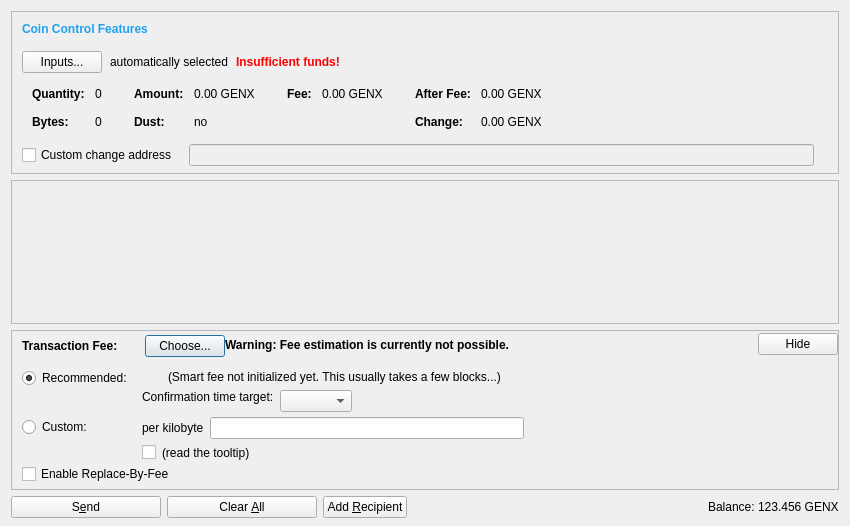
<?xml version="1.0" encoding="UTF-8"?>
<ui version="4.0">
 <class>SendCoinsDialog</class>
 <widget class="QDialog" name="SendCoinsDialog">
  <property name="geometry">
   <rect>
    <x>0</x>
    <y>0</y>
    <width>850</width>
    <height>526</height>
   </rect>
  </property>
  <property name="windowTitle">
   <string>Send Coins</string>
  </property>
  <layout class="QVBoxLayout" name="verticalLayout" stretch="0,1,0,0">
   <property name="bottomMargin">
    <number>8</number>
   </property>
   <item>
    <widget class="QFrame" name="frameCoinControl">
     <property name="sizePolicy">
      <sizepolicy hsizetype="Expanding" vsizetype="Expanding">
       <horstretch>0</horstretch>
       <verstretch>0</verstretch>
      </sizepolicy>
     </property>
     <property name="maximumSize">
      <size>
       <width>16777215</width>
       <height>16777215</height>
      </size>
     </property>
     <property name="frameShape">
      <enum>QFrame::StyledPanel</enum>
     </property>
     <property name="frameShadow">
      <enum>QFrame::Sunken</enum>
     </property>
     <layout class="QVBoxLayout" name="verticalLayoutCoinControl2">
      <property name="spacing">
       <number>0</number>
      </property>
      <property name="leftMargin">
       <number>0</number>
      </property>
      <property name="topMargin">
       <number>0</number>
      </property>
      <property name="rightMargin">
       <number>0</number>
      </property>
      <property name="bottomMargin">
       <number>6</number>
      </property>
      <item>
       <layout class="QVBoxLayout" name="verticalLayoutCoinControl" stretch="0,0,0,0,1">
        <property name="spacing">
         <number>0</number>
        </property>
        <property name="leftMargin">
         <number>10</number>
        </property>
        <property name="topMargin">
         <number>10</number>
        </property>
        <item>
         <layout class="QHBoxLayout" name="horizontalLayoutCoinControl1">
          <property name="bottomMargin">
           <number>15</number>
          </property>
          <item>
           <widget class="QLabel" name="labelCoinControlFeatures">
            <property name="sizePolicy">
             <sizepolicy hsizetype="Preferred" vsizetype="Maximum">
              <horstretch>0</horstretch>
              <verstretch>0</verstretch>
             </sizepolicy>
            </property>
            <property name="font">
             <font>
              <weight>75</weight>
              <bold>true</bold>
             </font>
            </property>
            <property name="styleSheet">
             <string notr="true">font-weight:bold; color: #1EA1EF;</string>
            </property>
            <property name="text">
             <string>Coin Control Features</string>
            </property>
           </widget>
          </item>
         </layout>
        </item>
        <item>
         <layout class="QHBoxLayout" name="horizontalLayoutCoinControl2" stretch="0,0,0,0">
          <property name="spacing">
           <number>8</number>
          </property>
          <property name="bottomMargin">
           <number>10</number>
          </property>
          <item>
           <widget class="QPushButton" name="pushButtonCoinControl">
            <property name="styleSheet">
             <string notr="true"/>
            </property>
            <property name="text">
             <string>Inputs...</string>
            </property>
            <property name="autoDefault">
             <bool>false</bool>
            </property>
           </widget>
          </item>
          <item>
           <widget class="QLabel" name="labelCoinControlAutomaticallySelected">
            <property name="text">
             <string>automatically selected</string>
            </property>
            <property name="margin">
             <number>5</number>
            </property>
           </widget>
          </item>
          <item>
           <widget class="QLabel" name="labelCoinControlInsuffFunds">
            <property name="font">
             <font>
              <weight>75</weight>
              <bold>true</bold>
             </font>
            </property>
            <property name="styleSheet">
             <string notr="true">color:red;font-weight:bold;</string>
            </property>
            <property name="text">
             <string>Insufficient funds!</string>
            </property>
            <property name="margin">
             <number>5</number>
            </property>
           </widget>
          </item>
          <item>
           <spacer name="horizontalSpacerCoinControl">
            <property name="orientation">
             <enum>Qt::Horizontal</enum>
            </property>
            <property name="sizeHint" stdset="0">
             <size>
              <width>40</width>
              <height>1</height>
             </size>
            </property>
           </spacer>
          </item>
         </layout>
        </item>
        <item>
         <widget class="QWidget" name="widgetCoinControl" native="true">
          <property name="sizePolicy">
           <sizepolicy hsizetype="Preferred" vsizetype="Preferred">
            <horstretch>0</horstretch>
            <verstretch>0</verstretch>
           </sizepolicy>
          </property>
          <property name="minimumSize">
           <size>
            <width>0</width>
            <height>0</height>
           </size>
          </property>
          <property name="styleSheet">
           <string notr="true"/>
          </property>
          <layout class="QHBoxLayout" name="horizontalLayoutCoinControl5">
           <property name="leftMargin">
            <number>0</number>
           </property>
           <property name="topMargin">
            <number>0</number>
           </property>
           <property name="rightMargin">
            <number>0</number>
           </property>
           <property name="bottomMargin">
            <number>0</number>
           </property>
           <item>
            <layout class="QHBoxLayout" name="horizontalLayoutCoinControl3" stretch="0,0,0,1">
             <property name="spacing">
              <number>20</number>
             </property>
             <property name="topMargin">
              <number>0</number>
             </property>
             <property name="bottomMargin">
              <number>10</number>
             </property>
             <item>
              <layout class="QFormLayout" name="formLayoutCoinControl1">
               <property name="horizontalSpacing">
                <number>10</number>
               </property>
               <property name="verticalSpacing">
                <number>14</number>
               </property>
               <property name="leftMargin">
                <number>10</number>
               </property>
               <property name="topMargin">
                <number>4</number>
               </property>
               <property name="rightMargin">
                <number>6</number>
               </property>
               <item row="0" column="0">
                <widget class="QLabel" name="labelCoinControlQuantityText">
                 <property name="font">
                  <font>
                   <weight>75</weight>
                   <bold>true</bold>
                  </font>
                 </property>
                 <property name="text">
                  <string>Quantity:</string>
                 </property>
                 <property name="margin">
                  <number>0</number>
                 </property>
                </widget>
               </item>
               <item row="0" column="1">
                <widget class="QLabel" name="labelCoinControlQuantity">
                 <property name="cursor">
                  <cursorShape>IBeamCursor</cursorShape>
                 </property>
                 <property name="contextMenuPolicy">
                  <enum>Qt::ActionsContextMenu</enum>
                 </property>
                 <property name="text">
                  <string notr="true">0</string>
                 </property>
                 <property name="margin">
                  <number>0</number>
                 </property>
                 <property name="textInteractionFlags">
                  <set>Qt::LinksAccessibleByMouse|Qt::TextSelectableByKeyboard|Qt::TextSelectableByMouse</set>
                 </property>
                </widget>
               </item>
               <item row="1" column="0">
                <widget class="QLabel" name="labelCoinControlBytesText">
                 <property name="font">
                  <font>
                   <weight>75</weight>
                   <bold>true</bold>
                  </font>
                 </property>
                 <property name="text">
                  <string>Bytes:</string>
                 </property>
                </widget>
               </item>
               <item row="1" column="1">
                <widget class="QLabel" name="labelCoinControlBytes">
                 <property name="cursor">
                  <cursorShape>IBeamCursor</cursorShape>
                 </property>
                 <property name="contextMenuPolicy">
                  <enum>Qt::ActionsContextMenu</enum>
                 </property>
                 <property name="text">
                  <string notr="true">0</string>
                 </property>
                 <property name="textInteractionFlags">
                  <set>Qt::LinksAccessibleByMouse|Qt::TextSelectableByKeyboard|Qt::TextSelectableByMouse</set>
                 </property>
                </widget>
               </item>
              </layout>
             </item>
             <item>
              <layout class="QFormLayout" name="formLayoutCoinControl2">
               <property name="horizontalSpacing">
                <number>10</number>
               </property>
               <property name="verticalSpacing">
                <number>14</number>
               </property>
               <property name="leftMargin">
                <number>6</number>
               </property>
               <property name="topMargin">
                <number>4</number>
               </property>
               <property name="rightMargin">
                <number>6</number>
               </property>
               <item row="0" column="0">
                <widget class="QLabel" name="labelCoinControlAmountText">
                 <property name="font">
                  <font>
                   <weight>75</weight>
                   <bold>true</bold>
                  </font>
                 </property>
                 <property name="text">
                  <string>Amount:</string>
                 </property>
                 <property name="margin">
                  <number>0</number>
                 </property>
                </widget>
               </item>
               <item row="0" column="1">
                <widget class="QLabel" name="labelCoinControlAmount">
                 <property name="cursor">
                  <cursorShape>IBeamCursor</cursorShape>
                 </property>
                 <property name="contextMenuPolicy">
                  <enum>Qt::ActionsContextMenu</enum>
                 </property>
                 <property name="text">
                  <string notr="true">0.00 GENX</string>
                 </property>
                 <property name="textInteractionFlags">
                  <set>Qt::LinksAccessibleByMouse|Qt::TextSelectableByKeyboard|Qt::TextSelectableByMouse</set>
                 </property>
                </widget>
               </item>
               <item row="1" column="0">
                <widget class="QLabel" name="labelCoinControlLowOutputText">
                 <property name="font">
                  <font>
                   <weight>75</weight>
                   <bold>true</bold>
                  </font>
                 </property>
                 <property name="text">
                  <string>Dust:</string>
                 </property>
                </widget>
               </item>
               <item row="1" column="1">
                <widget class="QLabel" name="labelCoinControlLowOutput">
                 <property name="cursor">
                  <cursorShape>IBeamCursor</cursorShape>
                 </property>
                 <property name="contextMenuPolicy">
                  <enum>Qt::ActionsContextMenu</enum>
                 </property>
                 <property name="text">
                  <string notr="true">no</string>
                 </property>
                 <property name="textInteractionFlags">
                  <set>Qt::LinksAccessibleByMouse|Qt::TextSelectableByKeyboard|Qt::TextSelectableByMouse</set>
                 </property>
                </widget>
               </item>
              </layout>
             </item>
             <item>
              <layout class="QFormLayout" name="formLayoutCoinControl3">
               <property name="horizontalSpacing">
                <number>10</number>
               </property>
               <property name="verticalSpacing">
                <number>14</number>
               </property>
               <property name="leftMargin">
                <number>6</number>
               </property>
               <property name="topMargin">
                <number>4</number>
               </property>
               <property name="rightMargin">
                <number>6</number>
               </property>
               <item row="0" column="0">
                <widget class="QLabel" name="labelCoinControlFeeText">
                 <property name="font">
                  <font>
                   <weight>75</weight>
                   <bold>true</bold>
                  </font>
                 </property>
                 <property name="text">
                  <string>Fee:</string>
                 </property>
                 <property name="margin">
                  <number>0</number>
                 </property>
                </widget>
               </item>
               <item row="0" column="1">
                <widget class="QLabel" name="labelCoinControlFee">
                 <property name="cursor">
                  <cursorShape>IBeamCursor</cursorShape>
                 </property>
                 <property name="contextMenuPolicy">
                  <enum>Qt::ActionsContextMenu</enum>
                 </property>
                 <property name="text">
                  <string notr="true">0.00 GENX</string>
                 </property>
                 <property name="textInteractionFlags">
                  <set>Qt::LinksAccessibleByMouse|Qt::TextSelectableByKeyboard|Qt::TextSelectableByMouse</set>
                 </property>
                </widget>
               </item>
              </layout>
             </item>
             <item>
              <layout class="QFormLayout" name="formLayoutCoinControl4">
               <property name="horizontalSpacing">
                <number>10</number>
               </property>
               <property name="verticalSpacing">
                <number>14</number>
               </property>
               <property name="leftMargin">
                <number>6</number>
               </property>
               <property name="topMargin">
                <number>4</number>
               </property>
               <property name="rightMargin">
                <number>6</number>
               </property>
               <item row="0" column="0">
                <widget class="QLabel" name="labelCoinControlAfterFeeText">
                 <property name="font">
                  <font>
                   <weight>75</weight>
                   <bold>true</bold>
                  </font>
                 </property>
                 <property name="text">
                  <string>After Fee:</string>
                 </property>
                 <property name="margin">
                  <number>0</number>
                 </property>
                </widget>
               </item>
               <item row="0" column="1">
                <widget class="QLabel" name="labelCoinControlAfterFee">
                 <property name="cursor">
                  <cursorShape>IBeamCursor</cursorShape>
                 </property>
                 <property name="contextMenuPolicy">
                  <enum>Qt::ActionsContextMenu</enum>
                 </property>
                 <property name="text">
                  <string notr="true">0.00 GENX</string>
                 </property>
                 <property name="textInteractionFlags">
                  <set>Qt::LinksAccessibleByMouse|Qt::TextSelectableByKeyboard|Qt::TextSelectableByMouse</set>
                 </property>
                </widget>
               </item>
               <item row="1" column="0">
                <widget class="QLabel" name="labelCoinControlChangeText">
                 <property name="font">
                  <font>
                   <weight>75</weight>
                   <bold>true</bold>
                  </font>
                 </property>
                 <property name="text">
                  <string>Change:</string>
                 </property>
                </widget>
               </item>
               <item row="1" column="1">
                <widget class="QLabel" name="labelCoinControlChange">
                 <property name="cursor">
                  <cursorShape>IBeamCursor</cursorShape>
                 </property>
                 <property name="contextMenuPolicy">
                  <enum>Qt::ActionsContextMenu</enum>
                 </property>
                 <property name="text">
                  <string notr="true">0.00 GENX</string>
                 </property>
                 <property name="textInteractionFlags">
                  <set>Qt::LinksAccessibleByMouse|Qt::TextSelectableByKeyboard|Qt::TextSelectableByMouse</set>
                 </property>
                </widget>
               </item>
              </layout>
             </item>
            </layout>
           </item>
          </layout>
         </widget>
        </item>
        <item>
         <layout class="QHBoxLayout" name="horizontalLayoutCoinControl4" stretch="0,0,0">
          <property name="spacing">
           <number>12</number>
          </property>
          <property name="sizeConstraint">
           <enum>QLayout::SetDefaultConstraint</enum>
          </property>
          <property name="topMargin">
           <number>5</number>
          </property>
          <property name="rightMargin">
           <number>5</number>
          </property>
          <item>
           <widget class="QCheckBox" name="checkBoxCoinControlChange">
            <property name="toolTip">
             <string>If this is activated, but the change address is empty or invalid, change will be sent to a newly generated address.</string>
            </property>
            <property name="text">
             <string>Custom change address</string>
            </property>
           </widget>
          </item>
          <item>
           <widget class="QValidatedLineEdit" name="lineEditCoinControlChange">
            <property name="enabled">
             <bool>false</bool>
            </property>
            <property name="sizePolicy">
             <sizepolicy hsizetype="Expanding" vsizetype="Fixed">
              <horstretch>0</horstretch>
              <verstretch>0</verstretch>
             </sizepolicy>
            </property>
           </widget>
          </item>
          <item>
           <widget class="QLabel" name="labelCoinControlChangeLabel">
            <property name="sizePolicy">
             <sizepolicy hsizetype="Preferred" vsizetype="Expanding">
              <horstretch>0</horstretch>
              <verstretch>0</verstretch>
             </sizepolicy>
            </property>
            <property name="minimumSize">
             <size>
              <width>0</width>
              <height>0</height>
             </size>
            </property>
            <property name="text">
             <string/>
            </property>
            <property name="margin">
             <number>3</number>
            </property>
           </widget>
          </item>
         </layout>
        </item>
        <item>
         <spacer name="verticalSpacerCoinControl">
          <property name="orientation">
           <enum>Qt::Vertical</enum>
          </property>
          <property name="sizeHint" stdset="0">
           <size>
            <width>800</width>
            <height>1</height>
           </size>
          </property>
         </spacer>
        </item>
       </layout>
      </item>
     </layout>
    </widget>
   </item>
   <item>
    <widget class="QScrollArea" name="scrollArea">
     <property name="widgetResizable">
      <bool>true</bool>
     </property>
     <widget class="QWidget" name="scrollAreaWidgetContents">
      <property name="geometry">
       <rect>
        <x>0</x>
        <y>0</y>
        <width>830</width>
        <height>104</height>
       </rect>
      </property>
      <layout class="QVBoxLayout" name="verticalLayout_2" stretch="0,1">
       <property name="leftMargin">
        <number>0</number>
       </property>
       <property name="topMargin">
        <number>0</number>
       </property>
       <property name="rightMargin">
        <number>0</number>
       </property>
       <property name="bottomMargin">
        <number>0</number>
       </property>
       <item>
        <layout class="QVBoxLayout" name="entries">
         <property name="spacing">
          <number>6</number>
         </property>
        </layout>
       </item>
       <item>
        <spacer name="verticalSpacer">
         <property name="orientation">
          <enum>Qt::Vertical</enum>
         </property>
         <property name="sizeHint" stdset="0">
          <size>
           <width>20</width>
           <height>40</height>
          </size>
         </property>
        </spacer>
       </item>
      </layout>
     </widget>
    </widget>
   </item>
   <item>
    <widget class="QFrame" name="frameFee">
     <property name="sizePolicy">
      <sizepolicy hsizetype="Expanding" vsizetype="Expanding">
       <horstretch>0</horstretch>
       <verstretch>0</verstretch>
      </sizepolicy>
     </property>
     <property name="maximumSize">
      <size>
       <width>16777215</width>
       <height>16777215</height>
      </size>
     </property>
     <property name="frameShape">
      <enum>QFrame::StyledPanel</enum>
     </property>
     <property name="frameShadow">
      <enum>QFrame::Sunken</enum>
     </property>
     <layout class="QVBoxLayout" name="verticalLayoutFee1">
      <property name="spacing">
       <number>0</number>
      </property>
      <property name="leftMargin">
       <number>0</number>
      </property>
      <property name="topMargin">
       <number>0</number>
      </property>
      <property name="rightMargin">
       <number>0</number>
      </property>
      <property name="bottomMargin">
       <number>0</number>
      </property>
      <item>
       <layout class="QVBoxLayout" name="verticalLayoutFee2" stretch="0,0,0">
        <property name="spacing">
         <number>0</number>
        </property>
        <property name="leftMargin">
         <number>10</number>
        </property>
        <property name="topMargin">
         <number>0</number>
        </property>
        <item>
         <layout class="QHBoxLayout" name="horizontalLayoutFee1">
          <property name="bottomMargin">
           <number>0</number>
          </property>
          <item>
           <layout class="QVBoxLayout" name="verticalLayoutFee7">
            <property name="spacing">
             <number>0</number>
            </property>
            <item>
             <spacer name="verticalSpacerSmartFee">
              <property name="orientation">
               <enum>Qt::Vertical</enum>
              </property>
              <property name="sizeType">
               <enum>QSizePolicy::Fixed</enum>
              </property>
              <property name="sizeHint" stdset="0">
               <size>
                <width>1</width>
                <height>4</height>
               </size>
              </property>
             </spacer>
            </item>
            <item>
             <layout class="QHBoxLayout" name="horizontalLayoutSmartFee">
              <property name="spacing">
               <number>10</number>
              </property>
              <item>
               <widget class="QLabel" name="labelFeeHeadline">
                <property name="sizePolicy">
                 <sizepolicy hsizetype="Preferred" vsizetype="Maximum">
                  <horstretch>0</horstretch>
                  <verstretch>0</verstretch>
                 </sizepolicy>
                </property>
                <property name="font">
                 <font>
                  <weight>75</weight>
                  <bold>true</bold>
                 </font>
                </property>
                <property name="styleSheet">
                 <string notr="true">font-weight:bold;</string>
                </property>
                <property name="text">
                 <string>Transaction Fee:</string>
                </property>
               </widget>
              </item>
              <item>
               <widget class="QLabel" name="labelFeeMinimized">
                <property name="text">
                 <string/>
                </property>
               </widget>
              </item>
              <item>
               <widget class="QPushButton" name="buttonChooseFee">
                <property name="text">
                 <string>Choose...</string>
                </property>
               </widget>
              </item>
             </layout>
            </item>
            <item>
             <spacer name="verticalSpacer_5">
              <property name="orientation">
               <enum>Qt::Vertical</enum>
              </property>
              <property name="sizeHint" stdset="0">
               <size>
                <width>1</width>
                <height>1</height>
               </size>
              </property>
             </spacer>
            </item>
           </layout>
          </item>
          <item>
           <widget class="QLabel" name="fallbackFeeWarningLabel">
            <property name="toolTip">
             <string>Using the fallbackfee can result in sending a transaction that will take several hours or days (or never) to confirm. Consider choosing your fee manually or wait until you have validated the complete chain.</string>
            </property>
            <property name="font">
            <font>
                <weight>75</weight>
                <bold>true</bold>
            </font>
            </property>
            <property name="text">
             <string>Warning: Fee estimation is currently not possible.</string>
            </property>
            <property name="wordWrap">
             <bool>false</bool>
            </property>
           </widget>
          </item>
          <item>
           <spacer name="horizontalSpacer_4">
            <property name="orientation">
             <enum>Qt::Horizontal</enum>
            </property>
            <property name="sizeType">
             <enum>QSizePolicy::MinimumExpanding</enum>
            </property>
            <property name="sizeHint" stdset="0">
             <size>
              <width>40</width>
              <height>20</height>
             </size>
            </property>
           </spacer>
          </item>
          <item>
           <widget class="QPushButton" name="buttonMinimizeFee">
            <property name="toolTip">
             <string>collapse fee-settings</string>
            </property>
            <property name="text">
             <string>Hide</string>
            </property>
           </widget>
          </item>
         </layout>
        </item>
        <item>
         <widget class="QFrame" name="frameFeeSelection">
          <layout class="QVBoxLayout" name="verticalLayoutFee12">
           <property name="spacing">
            <number>0</number>
           </property>
           <property name="leftMargin">
            <number>0</number>
           </property>
           <property name="topMargin">
            <number>0</number>
           </property>
           <property name="rightMargin">
            <number>0</number>
           </property>
           <property name="bottomMargin">
            <number>0</number>
           </property>
           <item>
            <layout class="QGridLayout" name="gridLayoutFee">
             <property name="topMargin">
              <number>10</number>
             </property>
             <property name="bottomMargin">
              <number>4</number>
             </property>
             <property name="horizontalSpacing">
              <number>10</number>
             </property>
             <property name="verticalSpacing">
              <number>4</number>
             </property>
             <item row="1" column="1">
              <layout class="QVBoxLayout" name="verticalLayoutFee8">
               <property name="spacing">
                <number>6</number>
               </property>
               <item>
                <layout class="QHBoxLayout" name="horizontalLayoutFee13">
                 <item>
                  <widget class="QLabel" name="labelCustomPerKilobyte">
                   <property name="toolTip">
                    <string>If the custom fee is set to 1000 genxis and the transaction is only 250 bytes, then &quot;per kilobyte&quot; only pays 250 genxis in fee, while &quot;total at least&quot; pays 1000 genxis. For transactions bigger than a kilobyte both pay by kilobyte.</string>
                   </property>
                   <property name="text">
                    <string>per kilobyte</string>
                   </property>
                  </widget>
                 </item>
                 <item>
                  <widget class="GenesisAmountField" name="customFee"/>
                 </item>
                 <item>
                  <spacer name="horizontalSpacer_6">
                   <property name="orientation">
                    <enum>Qt::Horizontal</enum>
                   </property>
                   <property name="sizeHint" stdset="0">
                    <size>
                     <width>1</width>
                     <height>1</height>
                    </size>
                   </property>
                  </spacer>
                 </item>
                </layout>
               </item>
               <item>
                <layout class="QHBoxLayout" name="horizontalLayoutFee8">
                 <item>
                  <widget class="QCheckBox" name="checkBoxMinimumFee">
                   <property name="toolTip">
                    <string>Paying only the minimum fee is just fine as long as there is less transaction volume than space in the blocks. But be aware that this can end up in a never confirming transaction once there is more demand for Genesis transactions than the network can process.</string>
                   </property>
                   <property name="text">
                    <string/>
                   </property>
                  </widget>
                 </item>
                 <item>
                  <widget class="QLabel" name="labelMinFeeWarning">
                   <property name="enabled">
                    <bool>true</bool>
                   </property>
                   <property name="toolTip">
                    <string>Paying only the minimum fee is just fine as long as there is less transaction volume than space in the blocks. But be aware that this can end up in a never confirming transaction once there is more demand for Genesis transactions than the network can process.</string>
                   </property>
                   <property name="text">
                    <string>(read the tooltip)</string>
                   </property>
                   <property name="margin">
                    <number>5</number>
                   </property>
                  </widget>
                 </item>
                 <item>
                  <spacer name="horizontalSpacer_2">
                   <property name="orientation">
                    <enum>Qt::Horizontal</enum>
                   </property>
                   <property name="sizeHint" stdset="0">
                    <size>
                     <width>1</width>
                     <height>1</height>
                    </size>
                   </property>
                  </spacer>
                 </item>
                </layout>
               </item>
              </layout>
             </item>
             <item row="0" column="0">
              <layout class="QVBoxLayout" name="verticalLayoutFee4" stretch="0,1">
               <item>
                <widget class="QRadioButton" name="radioSmartFee">
                 <property name="text">
                  <string>Recommended:</string>
                 </property>
                 <property name="checked">
                  <bool>true</bool>
                 </property>
                 <attribute name="buttonGroup">
                  <string notr="true">groupFee</string>
                 </attribute>
                </widget>
               </item>
               <item>
                <spacer name="verticalSpacer_2">
                 <property name="orientation">
                  <enum>Qt::Vertical</enum>
                 </property>
                 <property name="sizeHint" stdset="0">
                  <size>
                   <width>1</width>
                   <height>1</height>
                  </size>
                 </property>
                </spacer>
               </item>
              </layout>
             </item>
             <item row="1" column="0">
              <layout class="QVBoxLayout" name="verticalLayoutFee9" stretch="0,1">
               <item>
                <widget class="QRadioButton" name="radioCustomFee">
                 <property name="text">
                  <string>Custom:</string>
                 </property>
                 <attribute name="buttonGroup">
                  <string notr="true">groupFee</string>
                 </attribute>
                </widget>
               </item>
               <item>
                <spacer name="verticalSpacer_6">
                 <property name="orientation">
                  <enum>Qt::Vertical</enum>
                 </property>
                 <property name="sizeHint" stdset="0">
                  <size>
                   <width>1</width>
                   <height>1</height>
                  </size>
                 </property>
                </spacer>
               </item>
              </layout>
             </item>
             <item row="0" column="1">
              <layout class="QVBoxLayout" name="verticalLayoutFee3" stretch="0,0,1">
               <property name="spacing">
                <number>6</number>
               </property>
               <property name="topMargin">
                <number>2</number>
               </property>
               <item>
                <layout class="QHBoxLayout" name="horizontalLayoutFee12">
                 <item>
                  <widget class="QLabel" name="labelSmartFee">
                   <property name="text">
                    <string/>
                   </property>
                   <property name="margin">
                    <number>2</number>
                   </property>
                  </widget>
                 </item>
                 <item>
                  <widget class="QLabel" name="labelFeeEstimation">
                   <property name="text">
                    <string/>
                   </property>
                  </widget>
                 </item>
                 <item>
                  <widget class="QLabel" name="labelSmartFee2">
                   <property name="text">
                    <string>(Smart fee not initialized yet. This usually takes a few blocks...)</string>
                   </property>
                   <property name="margin">
                    <number>2</number>
                   </property>
                  </widget>
                 </item>
                 <item>
                  <spacer name="horizontalSpacer_5">
                   <property name="orientation">
                    <enum>Qt::Horizontal</enum>
                   </property>
                   <property name="sizeHint" stdset="0">
                    <size>
                     <width>1</width>
                     <height>1</height>
                    </size>
                   </property>
                  </spacer>
                 </item>
                </layout>
               </item>
               <item>
                <layout class="QHBoxLayout" name="horizontalLayoutFee9">
                 <item>
                  <layout class="QVBoxLayout" name="verticalLayoutFee6">
                   <item>
                    <widget class="QLabel" name="labelSmartFee3">
                     <property name="text">
                      <string>Confirmation time target:</string>
                     </property>
                     <property name="margin">
                      <number>2</number>
                     </property>
                    </widget>
                   </item>
                   <item>
                    <spacer name="verticalSpacer_3">
                     <property name="orientation">
                      <enum>Qt::Vertical</enum>
                     </property>
                     <property name="sizeHint" stdset="0">
                      <size>
                       <width>1</width>
                       <height>1</height>
                      </size>
                     </property>
                    </spacer>
                   </item>
                  </layout>
                 </item>
                 <item>
                  <layout class="QVBoxLayout" name="verticalLayoutFee5">
                   <property name="rightMargin">
                    <number>30</number>
                   </property>
                   <item>
                    <layout class="QHBoxLayout" name="horizontalLayoutConfTarget">
                     <property name="bottomMargin">
                      <number>0</number>
                     </property>
                     <item>
                      <widget class="QComboBox" name="confTargetSelector"/>
                     </item>
                     <item>
                      <spacer name="horizontalSpacerConfTarget">
                       <property name="orientation">
                        <enum>Qt::Horizontal</enum>
                       </property>
                       <property name="sizeHint" stdset="0">
                        <size>
                         <width>40</width>
                         <height>20</height>
                        </size>
                       </property>
                      </spacer>
                     </item>
                    </layout>
                   </item>
                  </layout>
                 </item>
                </layout>
               </item>
               <item>
                <spacer name="verticalSpacer_4">
                 <property name="orientation">
                  <enum>Qt::Vertical</enum>
                 </property>
                 <property name="sizeHint" stdset="0">
                  <size>
                   <width>1</width>
                   <height>1</height>
                  </size>
                 </property>
                </spacer>
               </item>
              </layout>
             </item>
            </layout>
           </item>
           <item>
            <widget class="QCheckBox" name="optInRBF">
             <property name="text">
              <string>Enable Replace-By-Fee</string>
             </property>
             <property name="toolTip">
              <string>With Replace-By-Fee (BIP-125) you can increase a transaction's fee after it is sent. Without this, a higher fee may be recommended to compensate for increased transaction delay risk.</string>
             </property>
            </widget>
           </item>
          </layout>
         </widget>
        </item>
        <item>
         <spacer name="verticalSpacerFee">
          <property name="orientation">
           <enum>Qt::Vertical</enum>
          </property>
          <property name="sizeHint" stdset="0">
           <size>
            <width>40</width>
            <height>5</height>
           </size>
          </property>
         </spacer>
        </item>
       </layout>
      </item>
     </layout>
    </widget>
   </item>
   <item>
    <layout class="QHBoxLayout" name="horizontalLayout">
     <item>
      <widget class="QPushButton" name="sendButton">
       <property name="minimumSize">
        <size>
         <width>150</width>
         <height>0</height>
        </size>
       </property>
       <property name="toolTip">
        <string>Confirm the send action</string>
       </property>
       <property name="text">
        <string>S&amp;end</string>
       </property>
       <property name="icon">
        <iconset resource="../genesis.qrc">
         <normaloff>:/icons/send</normaloff>:/icons/send</iconset>
       </property>
       <property name="autoDefault">
        <bool>false</bool>
       </property>
       <property name="default">
        <bool>false</bool>
       </property>
      </widget>
     </item>
     <item>
      <widget class="QPushButton" name="clearButton">
       <property name="minimumSize">
        <size>
         <width>150</width>
         <height>0</height>
        </size>
       </property>
       <property name="toolTip">
        <string>Clear all fields of the form.</string>
       </property>
       <property name="text">
        <string>Clear &amp;All</string>
       </property>
       <property name="icon">
        <iconset resource="../genesis.qrc">
         <normaloff>:/icons/remove</normaloff>:/icons/remove</iconset>
       </property>
       <property name="autoDefault">
        <bool>false</bool>
       </property>
       <property name="default">
        <bool>false</bool>
       </property>
      </widget>
     </item>
     <item>
      <widget class="QPushButton" name="addButton">
       <property name="toolTip">
        <string>Send to multiple recipients at once</string>
       </property>
       <property name="text">
        <string>Add &amp;Recipient</string>
       </property>
       <property name="icon">
        <iconset resource="../genesis.qrc">
         <normaloff>:/icons/add</normaloff>:/icons/add</iconset>
       </property>
       <property name="autoDefault">
        <bool>false</bool>
       </property>
      </widget>
     </item>
     <item>
      <spacer name="horizontalSpacer">
       <property name="orientation">
        <enum>Qt::Horizontal</enum>
       </property>
       <property name="sizeHint" stdset="0">
        <size>
         <width>40</width>
         <height>20</height>
        </size>
       </property>
      </spacer>
     </item>
     <item>
      <layout class="QHBoxLayout" name="horizontalLayout_2">
       <property name="spacing">
        <number>3</number>
       </property>
       <item>
        <widget class="QLabel" name="label">
         <property name="sizePolicy">
          <sizepolicy hsizetype="Preferred" vsizetype="Fixed">
           <horstretch>0</horstretch>
           <verstretch>0</verstretch>
          </sizepolicy>
         </property>
         <property name="text">
          <string>Balance:</string>
         </property>
        </widget>
       </item>
       <item>
        <widget class="QLabel" name="labelBalance">
         <property name="sizePolicy">
          <sizepolicy hsizetype="Preferred" vsizetype="Fixed">
           <horstretch>0</horstretch>
           <verstretch>0</verstretch>
          </sizepolicy>
         </property>
         <property name="cursor">
          <cursorShape>IBeamCursor</cursorShape>
         </property>
         <property name="text">
          <string notr="true">123.456 GENX</string>
         </property>
         <property name="textInteractionFlags">
          <set>Qt::LinksAccessibleByMouse|Qt::TextSelectableByKeyboard|Qt::TextSelectableByMouse</set>
         </property>
        </widget>
       </item>
      </layout>
     </item>
    </layout>
   </item>
  </layout>
 </widget>
 <customwidgets>
  <customwidget>
   <class>QValidatedLineEdit</class>
   <extends>QLineEdit</extends>
   <header>qt/qvalidatedlineedit.h</header>
  </customwidget>
  <customwidget>
   <class>GenesisAmountField</class>
   <extends>QLineEdit</extends>
   <header>qt/genesisamountfield.h</header>
   <container>1</container>
  </customwidget>
 </customwidgets>
 <resources>
  <include location="../genesis.qrc"/>
 </resources>
 <connections/>
 <buttongroups>
  <buttongroup name="groupFee"/>
 </buttongroups>
</ui>
